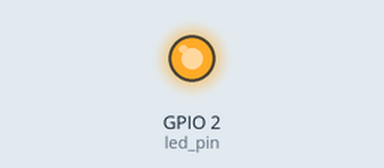
The sketch below on a simulated ESP32. On the bench: output pins drawn as LEDs (lit = HIGH).

Above: at 1.5 s.
At 3.5 s:
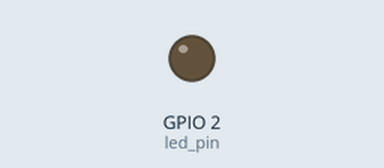
Timing chart, 0 to 5.2 s (numbered marks = the images above):
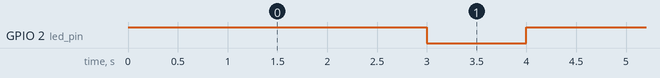

The sketch:

1.ino
```cpp
// Use only core 1 for demo
#if CONFIG_FREERTOS_UNICORE
static const BaseType_t app_cpu = 0;
#else
static const BaseType_t app_cpu = 1;
#endif

// Pins
static const int led_pin = LED_BUILTIN;

//Our task blink an LED
void toggleLED(void *parameter) {
  while(1) {
    digitalWrite(led_pin, HIGH);
    vTaskDelay(3000 / portTICK_PERIOD_MS);
    digitalWrite(led_pin, LOW);
    vTaskDelay(1000 / portTICK_PERIOD_MS);
  }
}

void setup() {
  // Configure pin
  pinMode(led_pin, OUTPUT);

  xTaskCreatePinnedToCore(
              toggleLED,
              "Toggle LED",
              1024,
              NULL,
              1,
              NULL,
              app_cpu);


}

void loop() {
  // put your main code here, to run repeatedly:

}
```

Measured:
- by itself, GPIO 2 (led_pin): alternates HIGH for 3.0 s and LOW for 1.0 s
